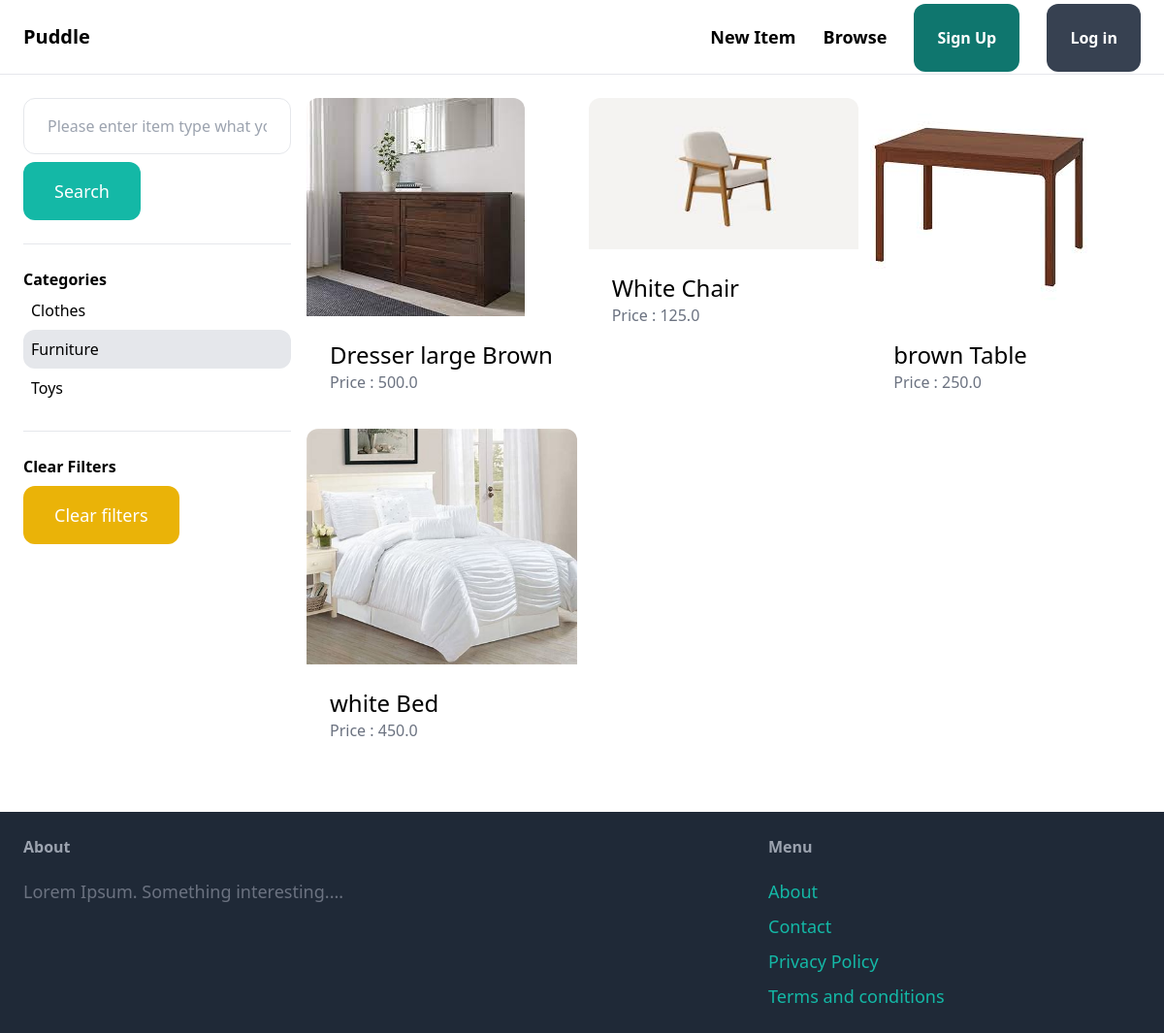
Page /items/?query=&category=2 on the committed database.
### item/models.py (models this page shows, shortened)
class Category(models.Model):
    name = models.CharField(max_length=255)
    class Meta:
        ordering = ('name',)
        verbose_name_plural = 'Categories'

class Item(models.Model):
    category = models.ForeignKey(Category, related_name='items', on_delete=models.CASCADE)
    name = models.CharField(max_length=255)
    description = models.TextField(blank=True, null= True)
    price = models.FloatField()
    image =models.ImageField(upload_to='item_images', null=True, blank=True)
    is_sold = models.BooleanField(default=False)
    created_at = models.DateTimeField(auto_now_add=True)
    created_by = models.ForeignKey(User, related_name='items', on_delete=models.CASCADE)
    class Meta:
        ordering = ('name',)

### item/views.py (the view)
# urls.py: path('', views.items, name='items'),
def items(request):
    items = Item.objects.filter(is_sold=False)
    query = request.GET.get('query', '')
    categories = Category.objects.all()
    category_id = request.GET.get('category', 0)
    if category_id:
        items = items.filter(category_id=category_id)
    if query:
        items = items.filter(Q(name__icontains=query)
                             or Q(description__icontains=query))
    return render(request, 'item/items.html', {
        'items': items,
        'query': query,
        'categories': categories,
        'category_id': int(category_id),
    })

### item/templates/item/items.html (shortened to what this page needs)
{% extends 'core/base.html' %}
{% block content%}
<div class="pb-6 grid grid-cols-4 gap-4  ">
    <div class="col-span-1 ">
        <form action="{% url 'item:items' %}" method="get">
            <input type="text" name="query" class="w-full py-4 px-6 border rounded-xl" value="{{query}}"
                placeholder="Please enter item type what you would like to search.">
            <button type="submit" class="mt-2 py-4 px-8 text-lg bg-teal-500 text-white rounded-xl ">Search</button>
        </form>
        <hr class="my-6">
        <p class="font-semibold">Categories</p>
        <ul>
            {% for category in categories %}
            <li class="py-2 px-2 rounded-xl{% if category.id == category_id %} bg-gray-200 {% endif %}">
                <a href="{% url 'item:items' %}?query={{query}}&category={{category.id}}">{{category.name}}</a>
            </li>
            {% endfor %}
        </ul>
        <hr class="my-6">
        <p class="font-semibold">Clear Filters</p>
        <ul>
            <li>
                <a href="{% url 'item:items' %}"
                    class="mt-2 py-4 px-8 inline-block bg-yellow-500 text-lg rounded-xl text-white">Clear filters</a>
            </li>
        </ul>
    </div>
    <div class="col-span-3 ">
        <div class="grid grid-cols-3 gap-3">
            {% for item in items %}
            <div>
                <a href="{% url 'item:detail' item.id %}">
                    <div>
                        <img src="{{item.image.url}}" class="rounded-t-xl" alt="some_item_image">
                    </div>
                    <div class="p-6 bg-white rounded-b-xl">
                        <h2 class="text-2xl"> {{ item.name }}</h2>
                        <p class="text-gray-500"> Price : {{ item.price }}</p>
                    </div>
                </a>
            </div>
            {% endfor %}
        </div>
    </div>
</div>
{% endblock %}

### rows in the picture
Category: name "Clothes"
Category: name "Furniture"
Category: name "Toys"
Item: image (picture), name "Dresser large Brown", price "500.0"
Item: image (picture), name "White Chair", price "125.0"
Item: image (picture), name "brown Table", price "250.0"
Item: image (picture), name "white Bed", price "450.0"
